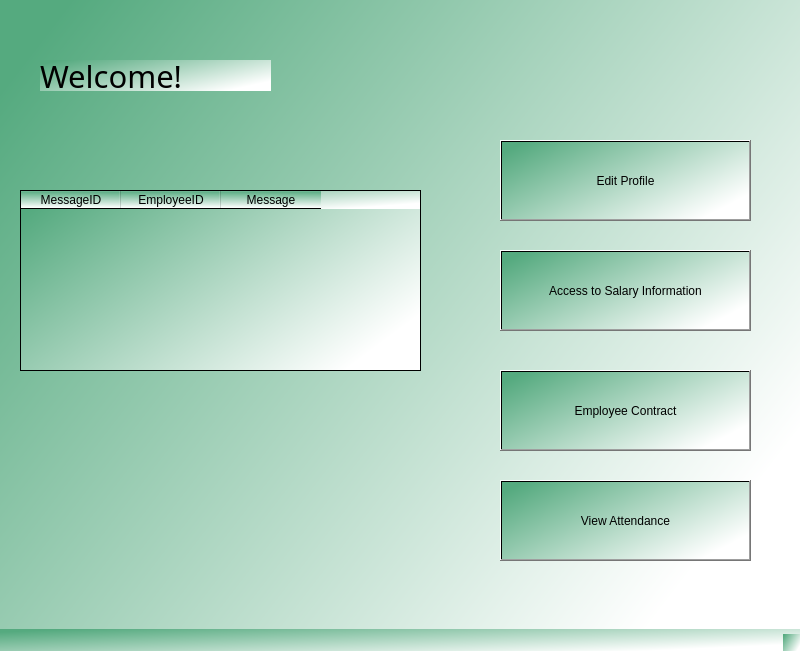
<?xml version="1.0" encoding="UTF-8"?>
<ui version="4.0">
 <class>MainWindow</class>
 <widget class="QMainWindow" name="MainWindow">
  <property name="geometry">
   <rect>
    <x>0</x>
    <y>0</y>
    <width>800</width>
    <height>651</height>
   </rect>
  </property>
  <property name="windowTitle">
   <string>Employee Dashboard</string>
  </property>
  <property name="styleSheet">
   <string notr="true">background-color: qlineargradient(spread:pad, x1:0.03, y1:0.0965909, x2:1, y2:0.681818, stop:0 rgba(85, 170, 127, 255), stop:1 rgba(255, 255, 255, 255));</string>
  </property>
  <widget class="QWidget" name="centralwidget">
   <widget class="QPushButton" name="salary_info">
    <property name="geometry">
     <rect>
      <x>500</x>
      <y>250</y>
      <width>251</width>
      <height>81</height>
     </rect>
    </property>
    <property name="text">
     <string>Access to Salary Information</string>
    </property>
   </widget>
   <widget class="QPushButton" name="edit_profile">
    <property name="geometry">
     <rect>
      <x>500</x>
      <y>140</y>
      <width>251</width>
      <height>81</height>
     </rect>
    </property>
    <property name="text">
     <string>Edit Profile</string>
    </property>
   </widget>
   <widget class="QPushButton" name="employee_contract">
    <property name="geometry">
     <rect>
      <x>500</x>
      <y>370</y>
      <width>251</width>
      <height>81</height>
     </rect>
    </property>
    <property name="text">
     <string>Employee Contract</string>
    </property>
   </widget>
   <widget class="QLabel" name="label">
    <property name="geometry">
     <rect>
      <x>40</x>
      <y>60</y>
      <width>231</width>
      <height>31</height>
     </rect>
    </property>
    <property name="font">
     <font>
      <family>Trebuchet MS</family>
      <pointsize>23</pointsize>
      <weight>9</weight>
      <italic>false</italic>
      <bold>false</bold>
     </font>
    </property>
    <property name="styleSheet">
     <string notr="true">font: 75 23pt &quot;Trebuchet MS&quot;;
</string>
    </property>
    <property name="text">
     <string>Welcome!</string>
    </property>
   </widget>
   <widget class="QPushButton" name="attendance">
    <property name="geometry">
     <rect>
      <x>500</x>
      <y>480</y>
      <width>251</width>
      <height>81</height>
     </rect>
    </property>
    <property name="text">
     <string>View Attendance</string>
    </property>
   </widget>
   <widget class="QTableWidget" name="announcement">
    <property name="geometry">
     <rect>
      <x>20</x>
      <y>190</y>
      <width>401</width>
      <height>181</height>
     </rect>
    </property>
    <column>
     <property name="text">
      <string>MessageID</string>
     </property>
    </column>
    <column>
     <property name="text">
      <string>EmployeeID</string>
     </property>
    </column>
    <column>
     <property name="text">
      <string>Message</string>
     </property>
    </column>
   </widget>
  </widget>
  <widget class="QMenuBar" name="menubar">
   <property name="geometry">
    <rect>
     <x>0</x>
     <y>0</y>
     <width>800</width>
     <height>26</height>
    </rect>
   </property>
  </widget>
  <widget class="QStatusBar" name="statusbar"/>
 </widget>
 <resources/>
 <connections/>
</ui>
